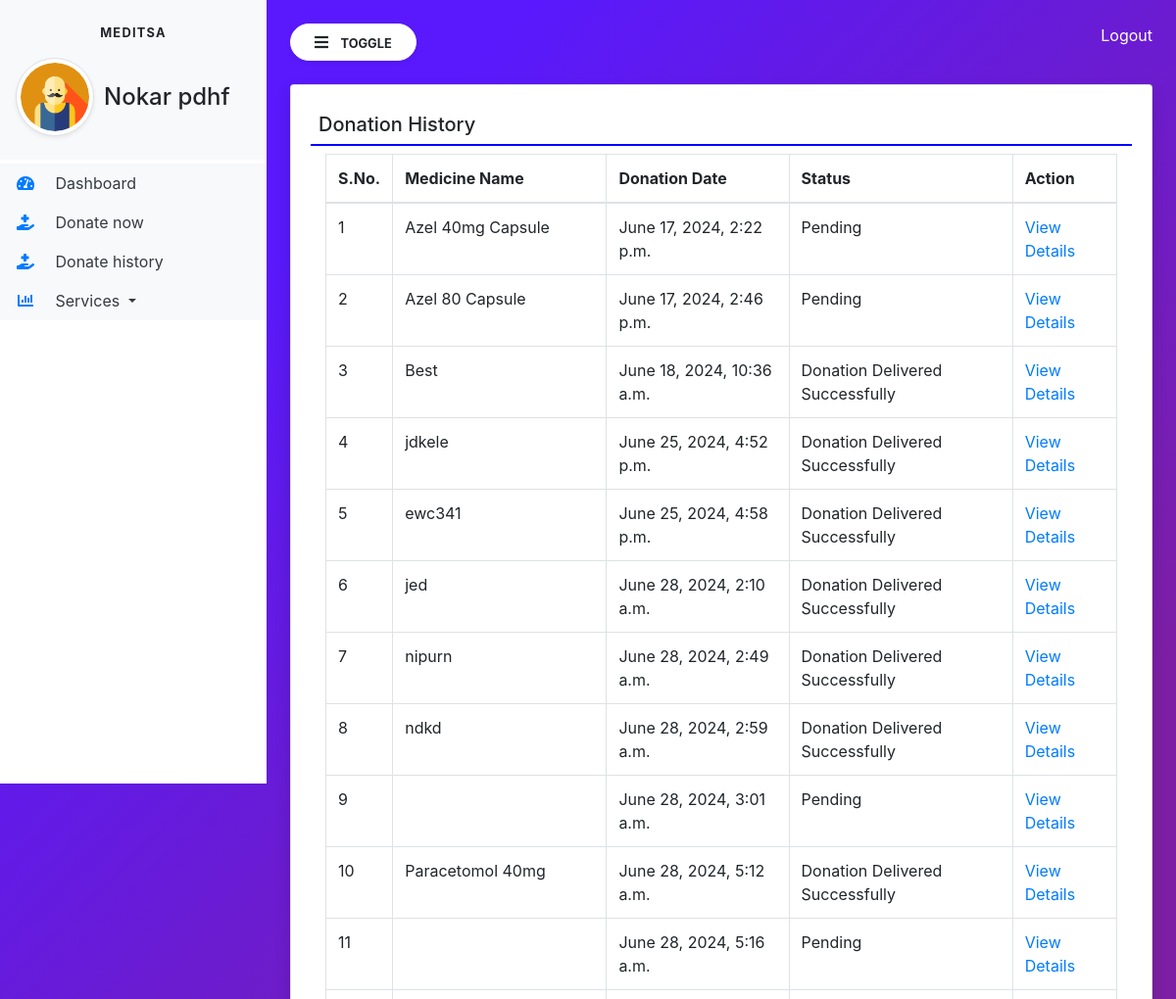
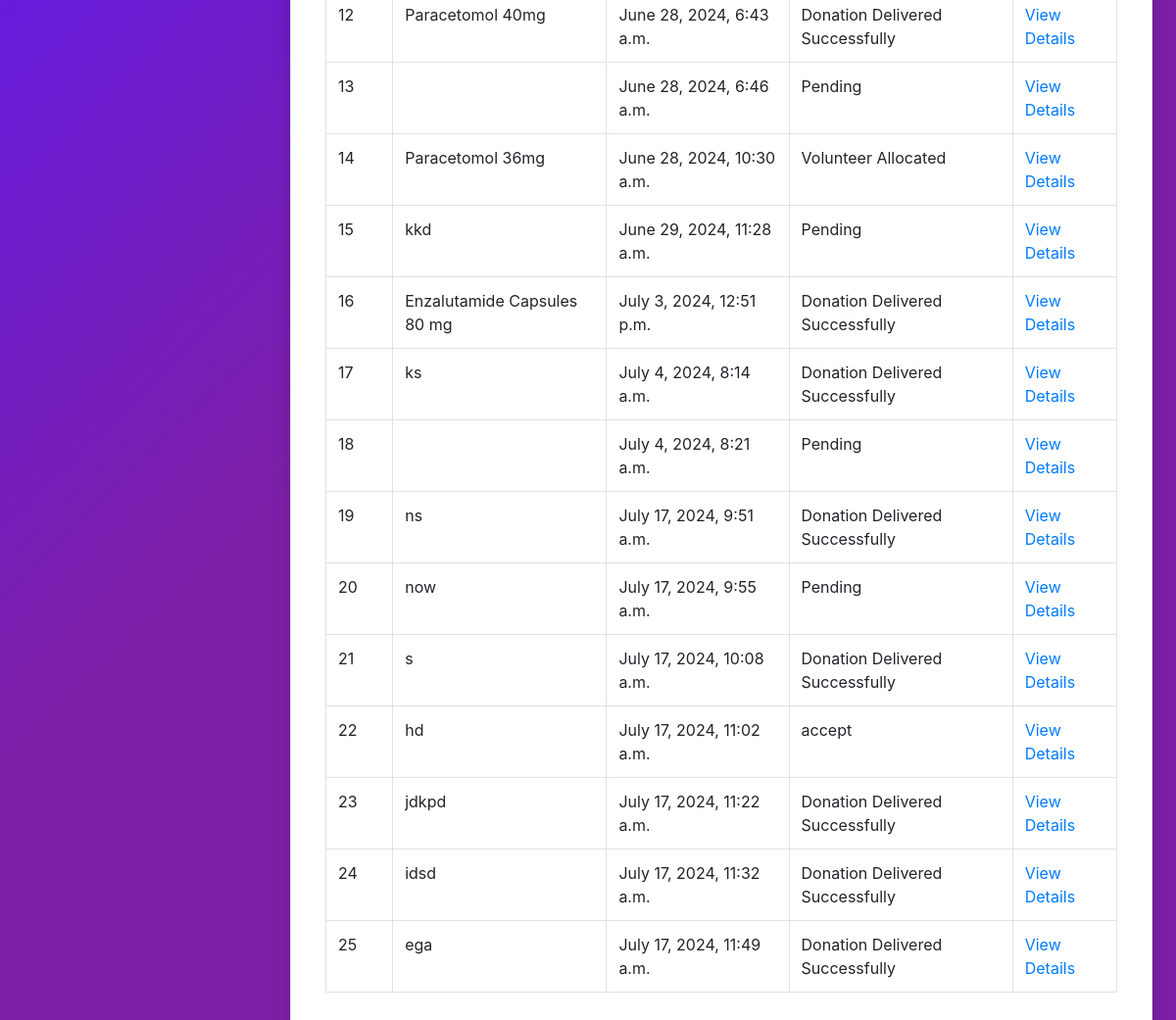
Page /donor_history/ (signed in) on the committed database (2 pictures, top to bottom).
### service/models.py (models this page shows, shortened)
class donationew(models.Model):
    medicine = models.CharField(max_length=100,default='now')
    tablet_con=models.CharField(max_length=6)
    medi_type=models.CharField(max_length=13,default='Syrub')
    pur_date=models.DateField(null=True)
    ex_date=models.DateField(null=True)
    discrib = models.TextField()
    medicinepic = models.FileField(null=True)
    collectionloc = models.CharField(max_length=300,null=True)
    status = models.CharField(max_length=50,null=True,default="Pending")
    adminremark = models.CharField(max_length=300,null=True)
    volunteerreamrk = models.CharField(max_length=300,null=True)
    donationdate = models.DateTimeField(auto_now_add=True)
    updationdate = models.DateField(null=True)
    name=models.CharField(max_length=20)
    last=models.CharField(max_length=20)
    contact=models.CharField(max_length=15)
    email=models.CharField(max_length=60)
    donorpic=models.FileField(null=True)
    area=models.CharField(max_length=100,null=True)
    vol_member=models.CharField(max_length=60) #----------
    deliverypic = models.FileField(null=True)
    deliverydate = models.DateTimeField(auto_now_add=True)
    class Meta:
        db_table = "donationew"

### MediTSA/views.py (the view)
# urls.py: path("donor_history/", views.donation_history, name="donation_history"),
def donation_history(request):
    if not request.user.is_authenticated:
        return redirect("login_user")
    user = request.user
    donor = Donor.objects.all()
    donation = donationew.objects.all()
    return render(request,"donor_history.html",locals())

### templates/donor_history.html
{% extends 'Donor_home.html' %}
{% block main %}
<div class="card shadow">
    <div class="card-body">
        <h5 class="p-2" style="border-bottom : 2px solid blue">Donation History</h5>
    <div class="container-fluid">
        <table id="example" class="table table-bordered">
            <thead>
                <tr>
                    <th>S.No.</th>
                    <th>Medicine Name</th>
                    <th>Donation Date</th>
                    <th>Status</th>
                    <th>Action</th>
                </tr>
            </thead>
            <tbody>
                {% for i in donation %}
                <tr>
                    <td>{{forloop.counter}}</td>
                    <td>{{i.medicine}}</td>
                    <td>{{i.donationdate}}</td>
                    <td>{{i.status}}</td>
                    <td><a href="{% url 'donationrec_detail' i.id %}" class="text-primary">View Details</a></td>
                </tr>
                {% endfor %}
            </tbody>
        </table>
    </div>
    </div>
</div>
{% endblock %}

### templates/Donor_home.html (shortened to what this page needs)
<!doctype html>
<html lang="en">
<head>
    <link rel="stylesheet" href="https://cdnjs.cloudflare.com/ajax/libs/font-awesome/6.5.2/css/all.min.css">
    <link rel="stylesheet" href="https://maxcdn.bootstrapcdn.com/bootstrap/4.4.1/css/bootstrap.min.css">
    <link rel="stylesheet" href="https://use.fontawesome.com/releases/v5.7.0/css/all.css">
    <link rel="stylesheet" href="https://cdn.datatables.net/2.0.7/css/dataTables.dataTables.css">
    <link rel="stylesheet" href="https://cdn.datatables.net/buttons/3.0.2/css/buttons.dataTables.css">
</head>
<body>
<div class="bg-white vertical-nav" id="sidebar">
    <div class="py-4 px-3 bg-light mb-1">
        <p class="text-center font-weight-bold text-uppercase px-3 small dashboard-text"> MediTSA </p>
        <div class="media d-flex align-items-center">
            <img src="/static/img/user12.png" width="80" height="80" style="margin-right: 10px;" class="rounded-circle img-thumbnail shadow-sm">
            <div class="media-body">
                <h4 class="mb-0">{{request.user.first_name}} {{request.user.last_name}}</h4>
            </div>
        </div>
    </div>
    <ul class="nav flex-column bg-white">
        <li class="nav-item">
            <a href="#" class="nav-link text-dark bg-light">
                <i class="fas fa-tachometer-alt fa-fw mr-3 text-primary"></i>
                Dashboard </a>
        </li>
        <li class="nav-item">
            <a href="{% url 'donate_now' %}" class="nav-link text-dark bg-light">
                <i class="fa-solid fa-hand-holding-medical fa-fw mr-3 text-primary"></i>
                Donate now </a>
        </li>
        <li class="nav-item">
            <a href="{% url 'donation_history' %}" class="nav-link text-dark bg-light">
                <i class="fa-solid fa-hand-holding-medical fa-fw mr-3 text-primary"></i>
                Donate history </a>
        </li>
        <li class="nav-item dropdown">
            <a href="#" class="nav-link dropdown-toggle text-dark bg-light" data-bs-toggle="dropdown" id="navbardrop" data-toggle="dropdown">
                <i class="fas fa-chart-bar fa-fw mr-3 text-primary"></i>
                Services </a>
        </li>
    </ul>
</div>
<div class="page-content p-4" id="content">
    <a href="{% url 'logout' %}" title="logout" class="text-white float-right">Logout</a>
    <button id="sidebarCollapse" type="button" class="btn btn-light bg-white rounded-pill shadow-sm px-4 mb-4">
        <i class="fas fa-bars mr-2"></i>
        <small class="text-uppercase font-weight-bold">Toggle</small>
        </button>
        {% block main %}
        {% endblock %}
</div>
</body>
</html>

### templates/Donor_home.html (style rules this page uses)
body { background-image: linear-gradient(135.9deg,rgba(89,25,252,1) 16.4%,rgba(125,31,165,1) 56.1%); min-height: 100vh; }
.vertical-nav { min-width: 17rem; width: 17rem; height: 100vh; position: fixed; top: 0; left:0; transition:all 0.4s }
.page-content { width: calc(100%-17rem); margin-left: 17rem; transition:all 0.4s }
.dashboard-text { letter-spacing: 0.1em; }

### rows in the picture
donationew: medicine "Azel 40mg Capsule", donationdate "June 17, 2024, 2:22 p.m.", status "Pending"
donationew: medicine "Azel 80 Capsule", donationdate "June 17, 2024, 2:46 p.m.", status "Pending"
donationew: medicine "Best", donationdate "June 18, 2024, 10:36 a.m.", status "Donation Delivered Successfully"
donationew: medicine "jdkele", donationdate "June 25, 2024, 4:52 p.m.", status "Donation Delivered Successfully"
donationew: medicine "ewc341", donationdate "June 25, 2024, 4:58 p.m.", status "Donation Delivered Successfully"
donationew: medicine "jed", donationdate "June 28, 2024, 2:10 a.m.", status "Donation Delivered Successfully"
donationew: medicine "nipurn", donationdate "June 28, 2024, 2:49 a.m.", status "Donation Delivered Successfully"
donationew: medicine "ndkd", donationdate "June 28, 2024, 2:59 a.m.", status "Donation Delivered Successfully"
donationew: donationdate "June 28, 2024, 3:01 a.m.", status "Pending"
donationew: medicine "Paracetomol 40mg", donationdate "June 28, 2024, 5:12 a.m.", status "Donation Delivered Successfully"
donationew: donationdate "June 28, 2024, 5:16 a.m.", status "Pending"
donationew: medicine "Paracetomol 40mg", donationdate "June 28, 2024, 6:43 a.m.", status "Donation Delivered Successfully"
donationew: donationdate "June 28, 2024, 6:46 a.m.", status "Pending"
donationew: medicine "Paracetomol 36mg", donationdate "June 28, 2024, 10:30 a.m.", status "Volunteer Allocated"
donationew: medicine "kkd", donationdate "June 29, 2024, 11:28 a.m.", status "Pending"
donationew: medicine "Enzalutamide Capsules 80 mg", donationdate "July 3, 2024, 12:51 p.m.", status "Donation Delivered Successfully"
donationew: medicine "ks", donationdate "July 4, 2024, 8:14 a.m.", status "Donation Delivered Successfully"
donationew: donationdate "July 4, 2024, 8:21 a.m.", status "Pending"
donationew: medicine "ns", donationdate "July 17, 2024, 9:51 a.m.", status "Donation Delivered Successfully"
donationew: medicine "now", donationdate "July 17, 2024, 9:55 a.m.", status "Pending"
donationew: medicine "s", donationdate "July 17, 2024, 10:08 a.m.", status "Donation Delivered Successfully"
donationew: medicine "hd", donationdate "July 17, 2024, 11:02 a.m.", status "accept"
donationew: medicine "jdkpd", donationdate "July 17, 2024, 11:22 a.m.", status "Donation Delivered Successfully"
donationew: medicine "idsd", donationdate "July 17, 2024, 11:32 a.m.", status "Donation Delivered Successfully"
donationew: medicine "ega", donationdate "July 17, 2024, 11:49 a.m.", status "Donation Delivered Successfully"

### other values in the picture
{{ request.user.first_name }} "Nokar"
{{ request.user.last_name }} "pdhf"
